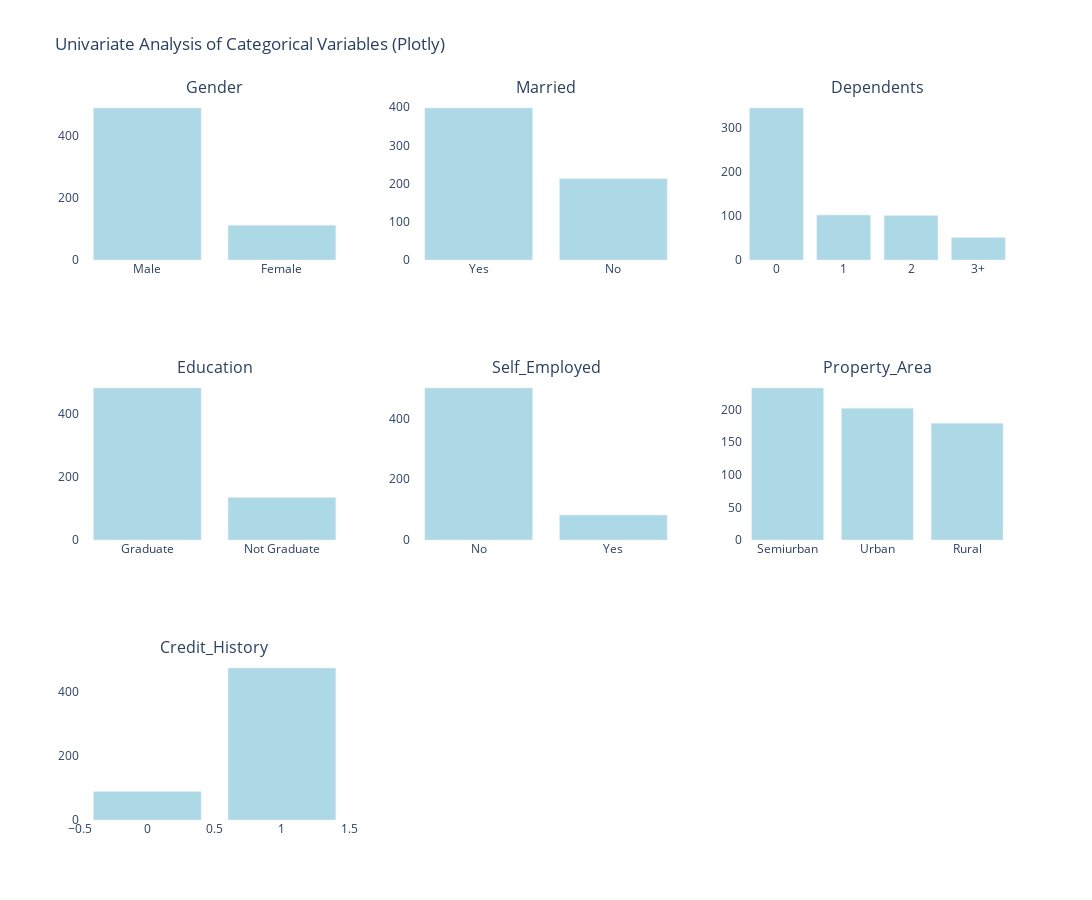

The code cell stored with this chart in its notebook:
### Markdown cell above
# Analysis of Categorical Features
Now, let's examine the other categorical variables such as gender, marital status, education, and more.

### Code cell
import plotly.express as px
from plotly.subplots import make_subplots
import plotly.graph_objects as go

# لیست ویژگیهای دستهای
categorical_features = [
    'Gender', 'Married', 'Dependents',
    'Education', 'Self_Employed', 'Property_Area',
    'Credit_History'
]

# ایجاد سابپلاتها (3 سطر × 3 ستون)
rows = 3
cols = 3
fig = make_subplots(
    rows=rows, cols=cols,
    subplot_titles=categorical_features
)

# اضافه کردن هر نمودار به سابپلاتها
row = 1
col = 1
for feature in categorical_features:
    # شمارش مقادیر هر دسته
    counts = loan_dataset_EDA[feature].value_counts().reset_index()
    counts.columns = [feature, 'Count']

    # ساخت Bar Chart
    trace = go.Bar(
        x=counts[feature],
        y=counts['Count'],
        marker=dict(color='lightblue'),
        name=feature
    )

    fig.add_trace(trace, row=row, col=col)

    # تغییر مختصات سابپلات
    col += 1
    if col > cols:
        col = 1
        row += 1

# آپدیت ظاهر نمودار
fig.update_layout(
    height=900,
    width=1200,
    title_text="Univariate Analysis of Categorical Variables (Plotly)",
    showlegend=False,
    plot_bgcolor='white'
)

fig.show()

### Figure 1 — Plotly figure (JSON) as saved in the notebook; plotly's stock layout.template omitted (floating-point values rounded to 4 significant figures)
{"data": [{"marker": {"color": "lightblue"}, "name": "Gender", "type": "bar", "x": ["Male", "Female"], "xaxis": "x", "y": [489, 112], "yaxis": "y"}, {"marker": {"color": "lightblue"}, "name": "Married", "type": "bar", "x": ["Yes", "No"], "xaxis": "x2", "y": [398, 213], "yaxis": "y2"}, {"marker": {"color": "lightblue"}, "name": "Dependents", "type": "bar", "x": ["0", "1", "2", "3+"], "xaxis": "x3", "y": [345, 102, 101, 51], "yaxis": "y3"}, {"marker": {"color": "lightblue"}, "name": "Education", "type": "bar", "x": ["Graduate", "Not Graduate"], "xaxis": "x4", "y": [480, 134], "yaxis": "y4"}, {"marker": {"color": "lightblue"}, "name": "Self_Employed", "type": "bar", "x": ["No", "Yes"], "xaxis": "x5", "y": [500, 82], "yaxis": "y5"}, {"marker": {"color": "lightblue"}, "name": "Property_Area", "type": "bar", "x": ["Semiurban", "Urban", "Rural"], "xaxis": "x6", "y": [233, 202, 179], "yaxis": "y6"}, {"marker": {"color": "lightblue"}, "name": "Credit_History", "type": "bar", "x": [1.0, 0.0], "xaxis": "x7", "y": [475, 89], "yaxis": "y7"}], "layout": {"annotations": [{"font": {"size": 16}, "showarrow": false, "text": "Gender", "x": 0.1444, "xanchor": "center", "xref": "paper", "y": 1, "yanchor": "bottom", "yref": "paper"}, {"font": {"size": 16}, "showarrow": false, "text": "Married", "x": 0.5, "xanchor": "center", "xref": "paper", "y": 1, "yanchor": "bottom", "yref": "paper"}, {"font": {"size": 16}, "showarrow": false, "text": "Dependents", "x": 0.8556, "xanchor": "center", "xref": "paper", "y": 1, "yanchor": "bottom", "yref": "paper"}, {"font": {"size": 16}, "showarrow": false, "text": "Education", "x": 0.1444, "xanchor": "center", "xref": "paper", "y": 0.6111, "yanchor": "bottom", "yref": "paper"}, {"font": {"size": 16}, "showarrow": false, "text": "Self_Employed", "x": 0.5, "xanchor": "center", "xref": "paper", "y": 0.6111, "yanchor": "bottom", "yref": "paper"}, {"font": {"size": 16}, "showarrow": false, "text": "Property_Area", "x": 0.8556, "xanchor": "center", "xref": "paper", "y": 0.6111, "yanchor": "bottom", "yref": "paper"}, {"font": {"size": 16}, "showarrow": false, "text": "Credit_History", "x": 0.1444, "xanchor": "center", "xref": "paper", "y": 0.2222, "yanchor": "bottom", "yref": "paper"}], "height": 900, "plot_bgcolor": "white", "showlegend": false, "title": {"text": "Univariate Analysis of Categorical Variables (Plotly)"}, "width": 1200, "xaxis": {"anchor": "y", "domain": [0, 0.2889]}, "xaxis2": {"anchor": "y2", "domain": [0.3556, 0.6444]}, "xaxis3": {"anchor": "y3", "domain": [0.7111, 1]}, "xaxis4": {"anchor": "y4", "domain": [0, 0.2889]}, "xaxis5": {"anchor": "y5", "domain": [0.3556, 0.6444]}, "xaxis6": {"anchor": "y6", "domain": [0.7111, 1]}, "xaxis7": {"anchor": "y7", "domain": [0, 0.2889]}, "xaxis8": {"anchor": "y8", "domain": [0.3556, 0.6444]}, "xaxis9": {"anchor": "y9", "domain": [0.7111, 1]}, "yaxis": {"anchor": "x", "domain": [0.7778, 1]}, "yaxis2": {"anchor": "x2", "domain": [0.7778, 1]}, "yaxis3": {"anchor": "x3", "domain": [0.7778, 1]}, "yaxis4": {"anchor": "x4", "domain": [0.3889, 0.6111]}, "yaxis5": {"anchor": "x5", "domain": [0.3889, 0.6111]}, "yaxis6": {"anchor": "x6", "domain": [0.3889, 0.6111]}, "yaxis7": {"anchor": "x7", "domain": [0, 0.2222]}, "yaxis8": {"anchor": "x8", "domain": [0, 0.2222]}, "yaxis9": {"anchor": "x9", "domain": [0, 0.2222]}}}
